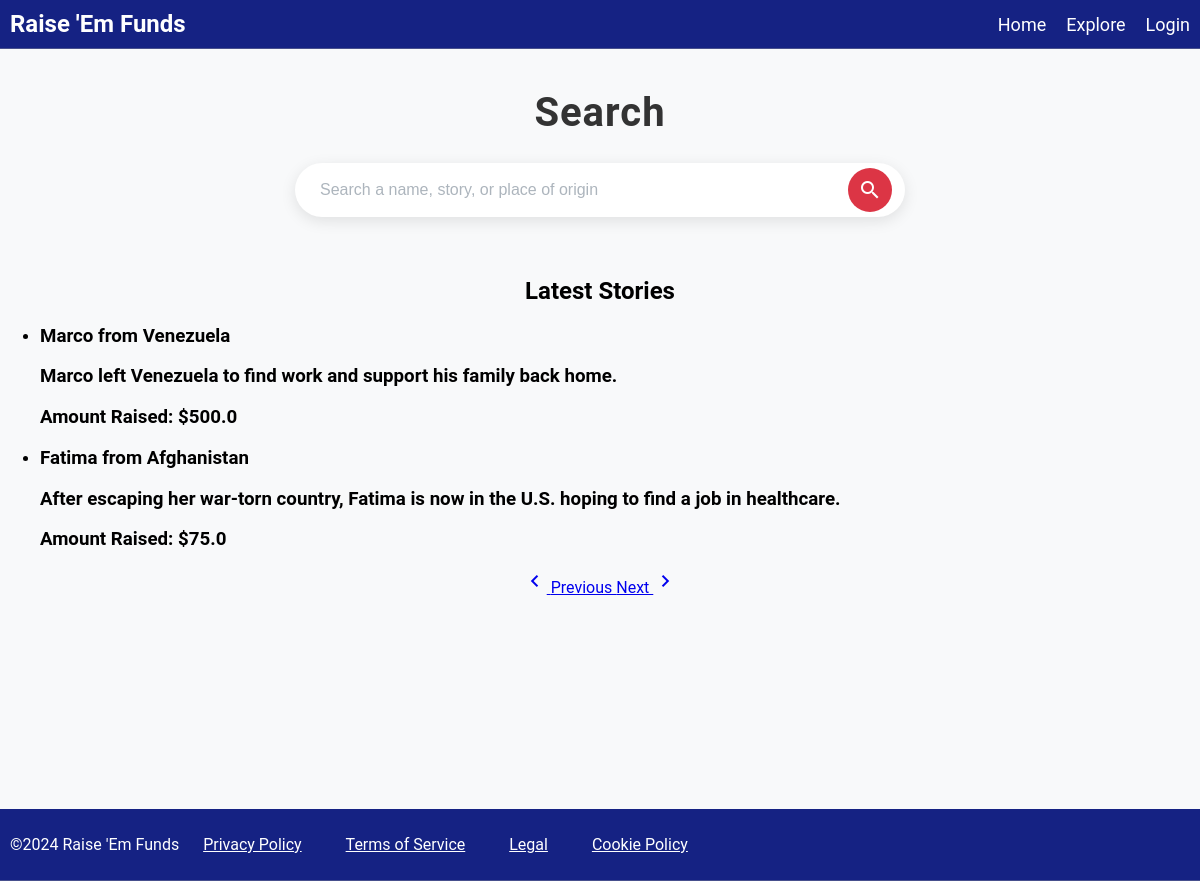
The page /explore?query=&page=2 on the database its author committed.
### tables this page shows
CREATE TABLE posts(
  id INTEGER PRIMARY KEY AUTOINCREMENT,
  name TEXT NOT NULL,
  place_of_origin TEXT NOT NULL,
  story TEXT NOT NULL,
  amount_raised REAL NOT NULL
);

### main.py (the view)
@app.route('/explore', methods=["GET"])
def explore():
    data = request.args.get("query","")
    pg = int(request.args.get("page", 1))
    sppg = 2
    if data:
        results, total_results = search_post(data, pg, sppg)
    else:
        results, total_results = get_latest_posts(pg, sppg)
    total_pages = (total_results+sppg-1)//sppg
    return render_template('explore.html',query=data,results=results,pg=pg,total_pages=total_pages)

### main.py (called while the page is built)
def get_latest_posts(page, per_page):
    offset = (page - 1) * per_page
    conn = s3.connect("main.db")
    cursor = conn.cursor()
    cursor.execute('''
    SELECT name, place_of_origin, story, amount_raised FROM posts
    ORDER BY id DESC
    LIMIT ? OFFSET ?
    ''', (per_page, offset))
    results = cursor.fetchall()
    cursor.execute('''
    SELECT COUNT(*) FROM posts
    ''')
    total_results = cursor.fetchone()[0]
    conn.close()
    return results, total_results

### templates/explore.html (shortened to what this page needs)
{% extends 'base.html' %}
{% block content %}
<link rel="stylesheet" type="text/css" href="{{ url_for('static', filename='css/search.css') }}">
<h1 class="page-title">Search</h1>
<form action="/explore" method="GET" class="search-form">
    <div class="search-container">
        <input type="text" id="searchQuery" name="query" placeholder="Search a name, story, or place of origin" required>
        <button type="submit" class="search-button">
            <span class="material-icons">search</span>
        </button>
    </div>
</form>
<div id="filling" class="filling">
    {% if query %}
        <h2 class="search-head">Results for "{{ query }}":</h2>
    {% else %}
        <h2 class="search-head">Latest Stories</h2>
    {% endif %}
    {% if results %}
        <ul class = "story_list">
            {% for result in results %}
            <li class="story-item">
                <h3>{{ result[0] }} from {{result[1]}}<h3>
                <p>{{ result[2] }}</p>
                <p><strong>Amount Raised:</strong> ${{ result[3] }}</p>
            </li>
            {% endfor %}
    {% else %}
        <p>No results found.</p>
    {% endif %}
</div>
<div class="pagination">
    {% if pg > 1 %}
        <a href="/explore?query={{ query }}&page={{ pg - 1 }}" class="pagination-link">
            <span class="material-icons">chevron_left</span> Previous
        </a>
    {% endif %}
    {% if pg < total_pages %}
        <a href="/explore?query={{ query }}&page={{ pg + 1 }}" class="pagination-link">
            Next <span class="material-icons">chevron_right</span>
        </a>
    {% endif %}
</div>
{% endblock %}

### static/css/nav.css (style rules this page uses)
.filling { margin-top: 60px; }

### static/css/search.css (style rules this page uses)
body, html { margin: 0; padding: 0; height: 100%; font-family: 'Roboto', sans-serif; background-color: #f8f9fa; }
.page-title { text-align: center; font-size: 2.5rem; color: #333; margin-top: 40px; font-weight: 700; letter-spacing: 1px; }
.search-container { display: flex; justify-content: center; align-items: center; background-color: #fff; border-radius: 50px; box-shadow: 0 4px 15px rgba(0, 0, 0, 0.1); padding: 5px; max-width: 600px; margin: 20px auto; }
input[type="text"] { width: 90%; padding: 12px; border: none; border-radius: 50px; font-size: 1rem; color: #6c757d; box-sizing: border-box; transition: box-shadow 0.3s ease; }
input[type="text"]::placeholder { color: #adb5bd; }
.search-button { background-color: #dc3545; border: none; border-radius: 50%; padding: 10px; cursor: pointer; display: flex; align-items: center; justify-content: center; transition: background-color 0.3s ease, transform 0.2s ease; }
.search-button .material-icons { color: white; font-size: 24px; }
.search-head { text-align: center; }
.pagination { text-align: center; }

### rows shown on the page
posts: name "Marco", place_of_origin "Venezuela", story "Marco left Venezuela to find work and support his family back home.", amount_raised "500.0"
posts: name "Fatima", place_of_origin "Afghanistan", story "After escaping her war-torn country, Fatima is now in the U.S. hoping to find a job in healthcare.", amount_raised "75.0"
